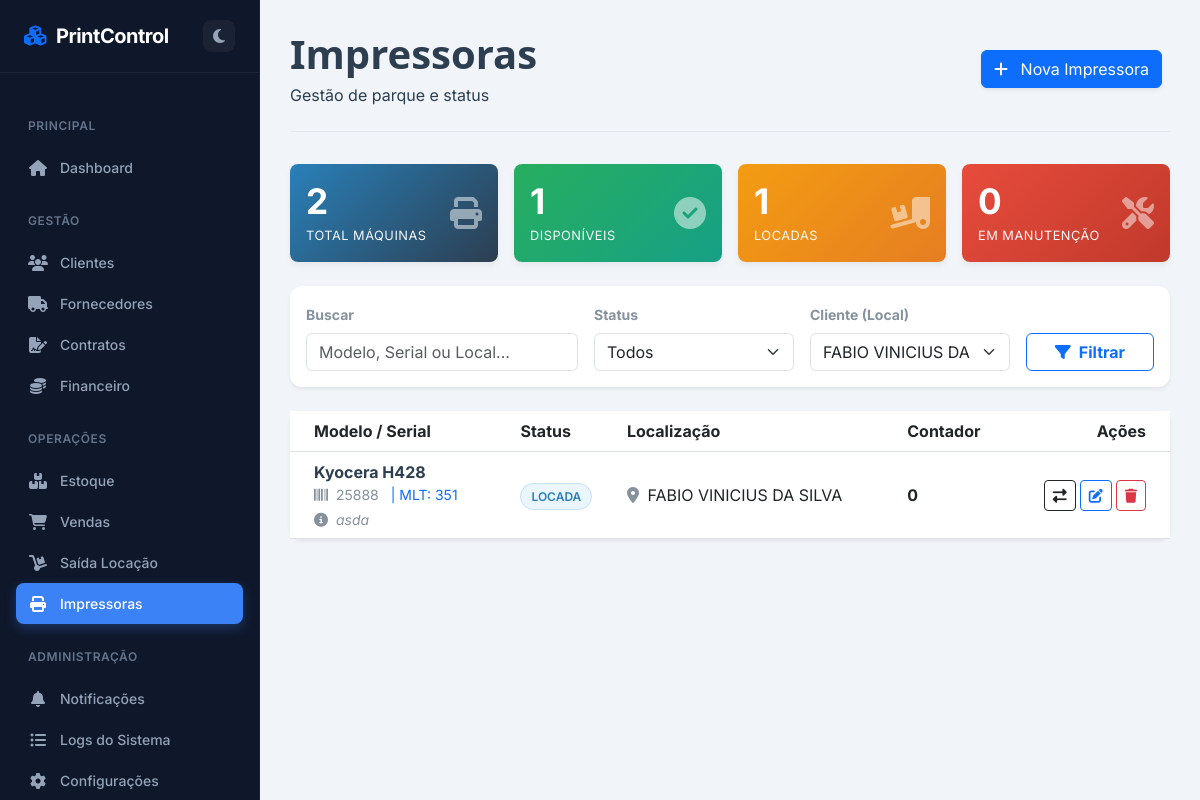
The app's page /impressoras?cliente_id=1 with its own data.
### app.py (models this page shows)
class Impressora(db.Model):
    id = db.Column(db.Integer, primary_key=True)
    marca = db.Column(db.String(50))
    modelo = db.Column(db.String(100), nullable=False)
    serial = db.Column(db.String(50), unique=True)
    mlt = db.Column(db.String(50))
    contador = db.Column(db.Integer, default=0)
    status = db.Column(db.String(20), default='Disponível')
    localizacao = db.Column(db.String(100), default='Estoque')
    observacao = db.Column(db.Text)
    data_aquisicao = db.Column(db.Date)
    historico = db.relationship('MovimentacaoImpressora', backref='impressora', cascade="all, delete-orphan")
    manutencoes = db.relationship('Manutencao', backref='impressora', cascade="all, delete-orphan")
    logs_manutencao = db.relationship('LogManutencao', backref='impressora', cascade="all, delete-orphan")

### app.py (the view)
@app.route('/impressoras')
def impressoras():
    busca = request.args.get('busca')
    status = request.args.get('status')
    cliente_id = request.args.get('cliente_id')
    query = Impressora.query
    if busca:
        term = f"%{busca}%"
        query = query.filter((Impressora.marca.like(term)) | (Impressora.modelo.like(term)) | (Impressora.serial.like(term)) | (Impressora.mlt.like(term)) | (Impressora.localizacao.like(term)))
    if status and status != 'Todas': query = query.filter(Impressora.status == status)
    if cliente_id and cliente_id != 'Todos':
        cliente = Cliente.query.get(int(cliente_id))
        if cliente: query = query.filter(Impressora.localizacao == cliente.nome)
    impressoras = query.order_by(Impressora.modelo).all()
    clientes = Cliente.query.order_by(Cliente.nome).all()
    ultimas_movimentacoes = MovimentacaoImpressora.query.order_by(MovimentacaoImpressora.data.desc()).limit(20).all()
    total_geral = Impressora.query.count()
    disponiveis = Impressora.query.filter_by(status='Disponível').count()
    locadas = Impressora.query.filter_by(status='Locada').count()
    manutencao = Impressora.query.filter_by(status='Manutenção').count()
    return render_template('impressoras.html', impressoras=impressoras, clientes=clientes, ultimas_movimentacoes=ultimas_movimentacoes, total=total_geral, disponiveis=disponiveis, locadas=locadas, manutencao=manutencao, request=request)

### app.py (called while the page is built)
@app.context_processor
def utility_processor():
    try:
        config = Configuracao.query.first()
        if not config:
            config = Configuracao()
            db.session.add(config)
            db.session.commit()
        return dict(hoje=datetime.now(), config=config)
    except: return dict(hoje=datetime.now(), config=None)

### templates/impressoras.html (shortened to what this page needs)
{% extends "base.html" %}
{% block content %}
<div id="impressoras-page" class="page-content active">
    <div class="page-header">
        <div class="d-flex justify-content-between align-items-center">
            <div>
                <h1 class="page-title">Impressoras</h1>
                <p class="page-subtitle mb-0">Gestão de parque e status</p>
            </div>
            <div>
                <button class="btn btn-primary btn-action shadow-sm me-2" onclick="abrirModalNova()">
                    <i class="fas fa-plus me-2"></i> Nova Impressora
                </button>
            </div>
        </div>
    </div>
    <div class="row g-3 mb-4">
        <div class="col-md-3">
            <div class="card card-dashboard bg-gradient-primary p-3">
                <div class="d-flex justify-content-between align-items-center">
                    <div><h3>{{ total }}</h3><small>Total Máquinas</small></div>
                    <i class="fas fa-print fa-2x opacity-50"></i>
                </div>
            </div>
        </div>
        <div class="col-md-3">
            <div class="card card-dashboard bg-gradient-success p-3">
                <div class="d-flex justify-content-between align-items-center">
                    <div><h3>{{ disponiveis }}</h3><small>Disponíveis</small></div>
                    <i class="fas fa-check-circle fa-2x opacity-50"></i>
                </div>
            </div>
        </div>
        <div class="col-md-3">
            <div class="card card-dashboard bg-gradient-warning p-3">
                <div class="d-flex justify-content-between align-items-center">
                    <div><h3>{{ locadas }}</h3><small>Locadas</small></div>
                    <i class="fas fa-truck-loading fa-2x opacity-50"></i>
                </div>
            </div>
        </div>
        <div class="col-md-3">
            <div class="card card-dashboard bg-gradient-danger p-3">
                <div class="d-flex justify-content-between align-items-center">
                    <div><h3>{{ manutencao }}</h3><small>Em Manutenção</small></div>
                    <i class="fas fa-tools fa-2x opacity-50"></i>
                </div>
            </div>
        </div>
    </div>
    <div class="card border-0 shadow-sm mb-4 filter-bar">
        <div class="card-body py-3">
            <form method="GET" action="{{ url_for('impressoras') }}" class="row g-3 align-items-end">
                <div class="col-md-4">
                    <label class="form-label small fw-bold text-muted">Buscar</label>
                    <input type="text" class="form-control" name="busca" placeholder="Modelo, Serial ou Local..." value="{{ request.args.get('busca', '') }}">
                </div>
                <div class="col-md-3">
                    <label class="form-label small fw-bold text-muted">Status</label>
                    <select class="form-select" name="status">
                        <option value="Todas">Todos</option>
                    </select>
                </div>
                <div class="col-md-3">
                    <label class="form-label small fw-bold text-muted">Cliente (Local)</label>
                    <select class="form-select" name="cliente_id">
                        {% for c in clientes %}
                            <option value="{{ c.id }}" {% if request.args.get('cliente_id') == c.id|string %}selected{% endif %}>{{ c.nome }}</option>
                        {% endfor %}
                    </select>
                </div>
                <div class="col-md-2">
                    <button type="submit" class="btn btn-outline-primary w-100 fw-bold"><i class="fas fa-filter me-2"></i>Filtrar</button>
                </div>
            </form>
        </div>
    </div>
    <div class="card border-0 shadow-sm">
        <div class="card-body p-0">
            <div class="table-responsive">
                <table class="table table-hover mb-0 align-middle">
                    <thead>
                        <tr>
                            <th class="ps-4">Modelo / Serial</th>
                            <th>Status</th>
                            <th>Localização</th>
                            <th>Contador</th>
                            <th class="text-end pe-4">Ações</th>
                        </tr>
                    </thead>
                    <tbody>
                        {% for imp in impressoras %}
                        <tr class="clickable-row" onclick="abrirHistorico('{{ imp.id }}', '{{ imp.status }}')">
                            <td class="ps-4">
                                <div class="fw-bold text-dark">{{ imp.modelo }}</div>
                                <div class="text-muted small">
                                    <span class="me-2"><i class="fas fa-barcode me-1"></i> {{ imp.serial }}</span>
                                    {% if imp.mlt %}<span class="me-2 text-primary">| MLT: {{ imp.mlt }}</span>{% endif %}
                                </div>
                                {% if imp.observacao %}
                                    <div class="text-muted small fst-italic mt-1"><i class="fas fa-info-circle me-1"></i> {{ imp.observacao }}</div>
                                {% endif %}
                            </td>
                            <td>
                                {% if imp.status == 'Disponível' %} <span class="badge-status status-disp">Disponível</span>
                                {% elif imp.status == 'Locada' %} <span class="badge-status status-loc">Locada</span>
                                {% else %} <span class="badge-status status-manut">Manutenção</span> {% endif %}
                            </td>
                            <td><i class="fas fa-map-marker-alt text-muted me-1"></i> {{ imp.localizacao }}</td>
                            <td class="fw-bold">{{ imp.contador }}</td>
                            <td class="text-end pe-4">
                                <div class="d-flex justify-content-end gap-1">
                                    <button class="btn btn-sm btn-outline-dark"
        onclick="event.stopPropagation(); abrirMovimentacao('{{ imp.id }}', '{{ imp.modelo }}', '{{ imp.contador }}', '{{ imp.status }}', '{{ imp.localizacao }}')"
        title="Movimentar">
    <i class="fas fa-exchange-alt"></i>
                    </button>
                                    <button class="btn btn-sm btn-outline-primary"
        onclick="event.stopPropagation(); abrirEdicao('{{ imp.id }}', '{{ imp.marca }}', '{{ imp.modelo }}', '{{ imp.serial }}', '{{ imp.mlt }}', '{{ imp.observacao }}', '{{ imp.contador }}')"
        title="Editar">
    <i class="fas fa-edit"></i>
</button>
                                    <a href="{{ url_for('excluir_impressora', id=imp.id) }}"
                                       class="btn btn-sm btn-outline-danger"
                                       onclick="event.stopPropagation(); return confirm('Excluir esta impressora?')"
                                       title="Excluir">
                                        <i class="fas fa-trash"></i>
                                    </a>
                                </div>
                            </td>
                        </tr>
                        {% else %}
                        <tr><td colspan="5" class="text-center p-5 text-muted">Nenhuma impressora encontrada.</td></tr>
                        {% endfor %}
                    </tbody>
                </table>
            </div>
        </div>
    </div>
</div>
{% endblock %}

### templates/base.html (style rules this page uses)
:root { --bg-body: #f1f5f9; --text-main: #2c3e50; --text-muted: #85929e; --sidebar-bg: #0f172a; --sidebar-width: 260px; --primary-color: #3b82f6; --card-bg: #ffffff; --border-color: #e2e8f0; --input-bg: #ffffff; --input-border: #cbd5e1; }
body { font-family: 'Inter', sans-serif; background-color: var(--bg-body); color: var(--text-main); transition: background-color 0.3s, color 0.3s; overflow-x: hidden; }
.page-header { padding-bottom: 1.5rem; margin-bottom: 2rem; border-bottom: 1px solid var(--border-color); }
.page-title { font-weight: 700; color: var(--text-main); margin-bottom: 0.25rem; }
.text-dark { color: var(--text-main) !important; }
.text-muted { color: var(--text-muted) !important; }
.card { box-shadow: 0 1px 3px rgba(0,0,0,0.05); border: none; border-radius: 12px; }

### templates/impressoras.html (style rules this page uses)
.page-title { color: #2C3E50 !important; font-family: 'Segoe UI', sans-serif; font-weight: 700; margin-bottom: 5px; }
.card-dashboard { border: none; border-radius: 8px; box-shadow: 0 4px 6px rgba(0,0,0,0.05); color: white; transition: transform 0.2s; position: relative; overflow: hidden; }
.card-dashboard h3 { font-weight: 700; font-size: 2.2rem; margin: 0; }
.card-dashboard small { text-transform: uppercase; font-size: 0.8rem; letter-spacing: 0.5px; opacity: 0.95; }
.bg-gradient-primary { background: linear-gradient(135deg, #2980b9, #2c3e50); }
.bg-gradient-success { background: linear-gradient(135deg, #27ae60, #16a085); }
.bg-gradient-warning { background: linear-gradient(135deg, #f39c12, #e67e22); }
.bg-gradient-danger { background: linear-gradient(135deg, #e74c3c, #c0392b); }
.badge-status { padding: 5px 10px; border-radius: 50px; font-size: 0.75rem; font-weight: 600; text-transform: uppercase; }
.status-loc { background-color: rgba(52, 152, 219, 0.1); color: #2980b9; border: 1px solid rgba(52, 152, 219, 0.2); }
.clickable-row { cursor: pointer; transition: background-color 0.1s; }

### records on screen
Impressora: modelo "Kyocera H428", serial "25888", mlt "351", observacao "asda", status "LOCADA", localizacao "FABIO VINICIUS DA SILVA", contador "0"

### other values on screen
{{ total }} "2"
{{ disponiveis }} "1"
{{ locadas }} "1"
{{ manutencao }} "0"
form field cliente_id "FABIO VINICIUS DA SILVA"
